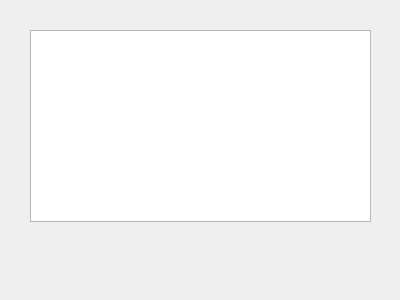
<?xml version="1.0" encoding="UTF-8"?>
<ui version="4.0">
 <class>Form</class>
 <widget class="QWidget" name="Form">
  <property name="geometry">
   <rect>
    <x>0</x>
    <y>0</y>
    <width>400</width>
    <height>300</height>
   </rect>
  </property>
  <property name="windowTitle">
   <string>Form</string>
  </property>
  <widget class="QTableWidget" name="tableWidget">
   <property name="geometry">
    <rect>
     <x>30</x>
     <y>30</y>
     <width>341</width>
     <height>192</height>
    </rect>
   </property>
  </widget>
 </widget>
 <resources/>
 <connections/>
</ui>
